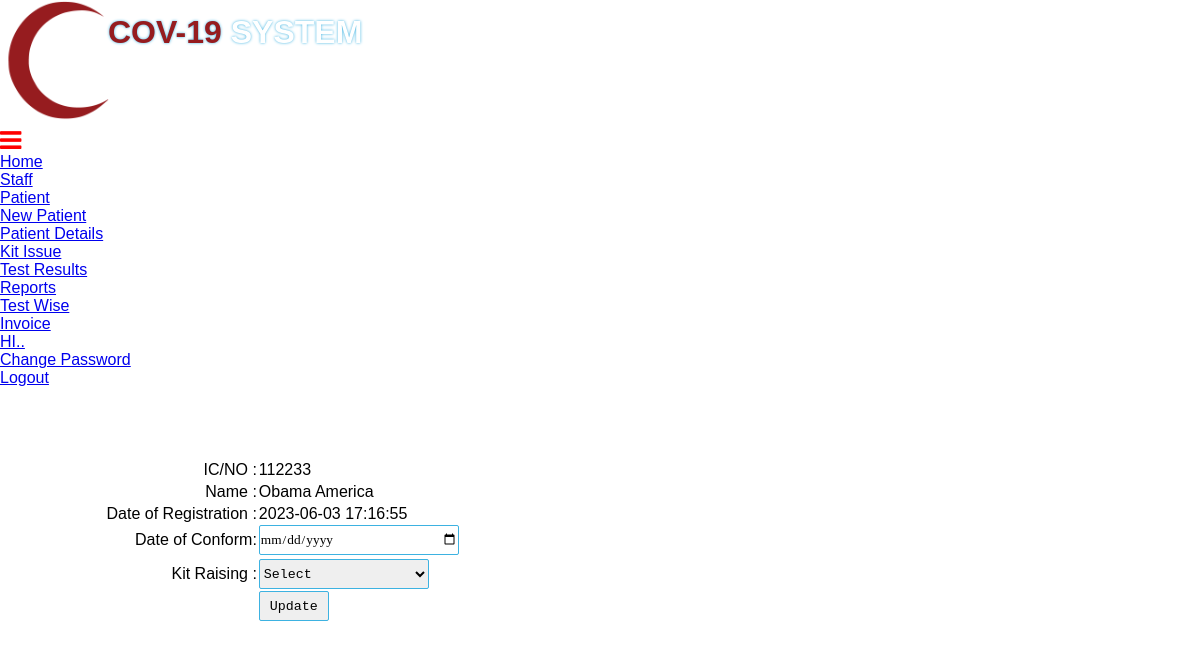
/kit_issue_admin.php?id=101497, run on the app's committed database.
### tables this page shows
CREATE TABLE `patient` (
  `id` int(11) NOT NULL AUTO_INCREMENT,
  `f_name` varchar(100) NOT NULL,
  `l_name` varchar(200) NOT NULL,
  `gender` varchar(100) NOT NULL,
  `dob` varchar(100) NOT NULL,
  `icno` varchar(100) NOT NULL,
  `validation` varchar(100) NOT NULL,
  `phno` varchar(100) NOT NULL,
  `email` varchar(100) NOT NULL,
  `address` varchar(200) NOT NULL,
  `street` varchar(200) NOT NULL,
  `pincode` varchar(100) NOT NULL,
  `state` varchar(100) NOT NULL,
  `t_type` varchar(100) NOT NULL,
  `t_location` varchar(100) NOT NULL,
  `rm_online` varchar(100) NOT NULL,
  `rm_cash` varchar(100) NOT NULL,
  `p_mode` varchar(100) NOT NULL,
  `p_id` varchar(100) NOT NULL,
  `p_ref` varchar(100) NOT NULL,
  `reg_date` varchar(100) NOT NULL,
  `author` varchar(100) NOT NULL,
  `status` int(11) NOT NULL DEFAULT 0,
  `sys_date` varchar(100) NOT NULL,
  `time` timestamp NOT NULL DEFAULT current_timestamp() ON UPDATE current_timestamp(),
  PRIMARY KEY (`id`)
);

### kit_issue_admin.php (the view, shortened to what this page needs)
<?php
include_once("header_admin.php");
include_once("conn.php");
?>
<?php
						$id =$_REQUEST['id'];
						$res=mysqli_query($conn,"select * from patient where id = '".$id."'");
                        while($row=mysqli_fetch_array($res))
                        {
						break;
						}
	   			?>
<!DOCTYPE html>
<html>
<head>
</head>
<body>
<div class="form">
<?php
if(isset($_POST['new']) && $_POST['new']==1)
{
$id =$_REQUEST['id'];
$reg_date = $_REQUEST['reg_date'];
$status = $_REQUEST['status'];
$update="update patient set reg_date='".$reg_date."',status='".$status."' where id='".$id."'";
		$sql = "INSERT INTO kit_approved(kit_id) VALUES('$id')";
		$result = mysqli_query($conn, $sql);
mysqli_query($conn, $update) or die(mysqli_error());
$status = "Updated Successfully. </br></br>";
echo "<center>Name: ".$row['name']." <p style='color:#006600;'>".$status."</center>";
echo '<script type="text/javascript">location.replace("patient_data_level_II_admin.php");</script>';
}else {
?>
<div>
<form name="form" method="post" action="">
<table width="600" align="center">
<tr>
<td align="right">IC/NO :</td><td>
	<?php
		$res5=mysqli_query($conn,"select * from patient where id = '".$row['id']."'");
		while($row5=mysqli_fetch_array($res5))
		{
		echo $row5["icno"];
		}
?></td>
</tr>
<tr>
<tr>
<td align="right">Name :</td><td><?php echo $row['f_name'].''.$row['l_name'];?></td>
</tr>
<tr>
<tr>
<td align="right">Date of Registration :</td><td><?php echo $row['time'];?></td>
</tr>
<tr>
  <td align="right">Date of Conform:</td>
  <td><input type="date" class="tb1" name="reg_date" required/></td>
</tr>
<td align="right">Kit Raising :</td>
  <td>
  <select name="status" class="tb2" required/>
                      <option value="">Select</option>
  </td>
</tr>
<tr>
<td></td><td><input name="submit" class="tb3" type="submit" value="Update" /></td>
</tr>
</table>
</form>
<?php } ?>
<br />
</div>
</div>
</body>
</html>

### css/style.css (style rules this page uses)
* { box-sizing: border-box; }
* { padding: 0px; margin: 0px; font-family: 'poppins', sans-serif; }

### kit_issue_admin.php (style rules this page uses)
.tb1 { -webkit-border-radius: 5px; -moz-border-radius: 5px; border-radius: 2px; border: 1.5px solid #3db2e1; outline:0; height:30px; width: 200px; font-family: "Cambria"; }
.tb2 { -webkit-border-radius: 5px; -moz-border-radius: 5px; border-radius: 2px; border: 1.5px solid #3db2e1; outline:0; height:30px; width: 170px; font-family: "Courier New", Courier, monospace; }
.tb3 { -webkit-border-radius: 5px; -moz-border-radius: 5px; border-radius: 2px; border: 1.5px solid #3db2e1; outline:0; height:30px; width: 70px; font-family: "Courier New", Courier, monospace; }

### data on the page
patient: icno "112233", f_name "Obama", l_name "America", time "2023-06-03 17:16:55"
